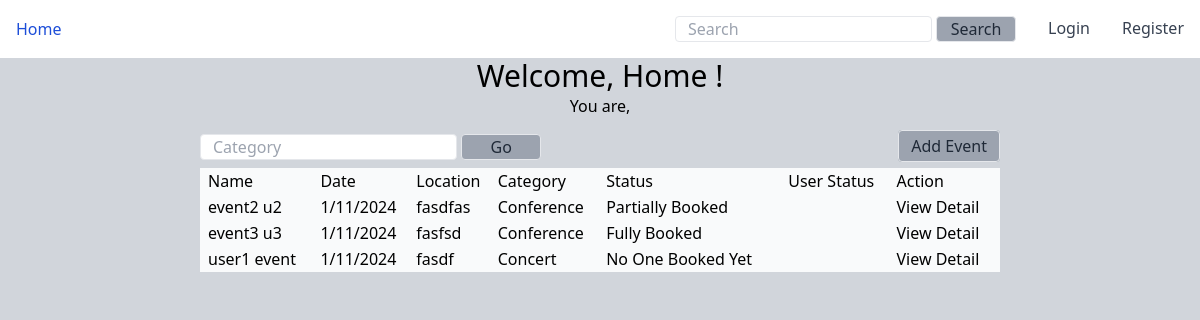
The page / on the database its author committed.
### event/models.py (models this page shows, shortened)
class Event(models.Model):
    name = models.CharField(max_length=200)
    date = models.DateTimeField(default=datetime.now())
    location = models.TextField(max_length=100)
    duration = models.IntegerField(default=1)
    desc = models.TextField()
    limit = models.IntegerField(default=5)
    category = models.ForeignKey(Category, on_delete=models.CASCADE, default=1)
    owner = models.ForeignKey(User, on_delete=models.CASCADE)
    created_at = models.DateTimeField(auto_now_add=True)
    updated_at = models.DateTimeField(auto_now=True)
    class Meta:
        ordering = ['created_at']

class Category(models.Model):
    name = models.CharField(max_length=50)
    created_at = models.DateTimeField(auto_now_add=True)
    updated_at = models.DateTimeField(auto_now=True)
    def __str__(self):
        return f"{self.name}"
    class Meta:
        ordering = ['name']

### event/views.py (the view)
# urls.py: path('', views.home_view, name="home"),
def home_view(request):
    query = request.GET.get('search')
    category = request.GET.get('category')
    if query:
        events =models.Event.objects.filter(name__icontains=query) | models.Event.objects.filter(date__icontains=query) | models.Event.objects.filter(location__icontains=query)
        events = events.distinct()
    elif category:
        events =models.Event.objects.filter(category__name__icontains=category)
        events = events.distinct()
    else:
        events = models.Event.objects.all()
    for x in events:
        x.date=f"{x.date.day}/{x.date.month}/{x.date.year}"
        attend = models.Participant.objects.filter(event=x).count()
        if attend == x.limit:
            x.status = "Fully Booked"
        elif attend < x.limit and attend > 0 :
            x.status = "Partially Booked"
        elif attend == 0:
            x.status = "No One Booked Yet"
        if request.user.is_authenticated:
            is_booked = models.Participant.objects.filter(event=x, member=request.user)
            if is_booked:
                x.booked = True
            else:
                x.booked = False
    context = {
        'events': events,
    }
    template_name = "event/home.html"
    return render(request, template_name, context)

### event/templates/event/home.html (shortened to what this page needs)
{% extends 'base.html' %}
{% block content %}
<p class="text-3xl text-center">Welcome, Home !</p>
<p class="text-center pb-4"> {% if request.user %} You are, {{ request.user.username }} {% else %} You are not
    registered user {% endif %} </p>
<div class="flex justify-center w-full ">
    <div class=" flex justify-center w-2/3">
        <div class="flex flex-col w-full gap-2">
            <div class="flex justify-between">
                <form class="d-flex" method="get" action="{% url 'home' %}">
                    <input
                      class="border rounded px-3"
                      type="text"
                      placeholder="Category"
                      aria-label="text"
                      name="category"
                    />
                    <button class="px-3 bg-gray-400 text-gray-800 border rounded hover:text-gray-100 hover:bg-blue-400 w-20 " type="submit">
                      Go
                    </button>
                  </form>
                  <div class="text-right">
                <a href="{% url 'add_event' %}"
                    class="px-3 py-1 bg-gray-400 text-gray-800 border rounded hover:text-gray-100 hover:bg-blue-400 w-20 ">
                    Add Event </a>
                </div>
            </div>
            <table class="table-auto p-4 bg-gray-50">
                <thead>
                    <td class="ps-2">Name</td>
                    <td>Date</td>
                    <td>Location</td>
                    <td>Category</td>
                    <td>Status</td>
                    <td>User Status </td>
                    <td>Action</td>
                </thead>
                {% for x in events %}
                <tbody>
                    <tr>
                        <td class="ps-2">{{ x.name }}</td>
                        <td>{{ x.date }}</td>
                        <td>{{ x.location }}</td>
                        <td>{{ x.category }}</td>
                        <td>{{ x.status }}</td>
                        <td>
                        </td>
                        <td>
                            <a href="{% url 'view_event' x.id %}">View Detail </a>
                        </td>
                    </tr>
                </tbody>
                {% endfor %}
            </table>
        </div>
    </div>
</div>
{% endblock %}

### rows shown on the page
Event: name "event2 u2", date "1/11/2024", location "fasdfas", category "Conference", status "Partially Booked"
Event: name "event3 u3", date "1/11/2024", location "fasfsd", category "Conference", status "Fully Booked"
Event: name "user1 event", date "1/11/2024", location "fasdf", category "Concert", status "No One Booked Yet"
